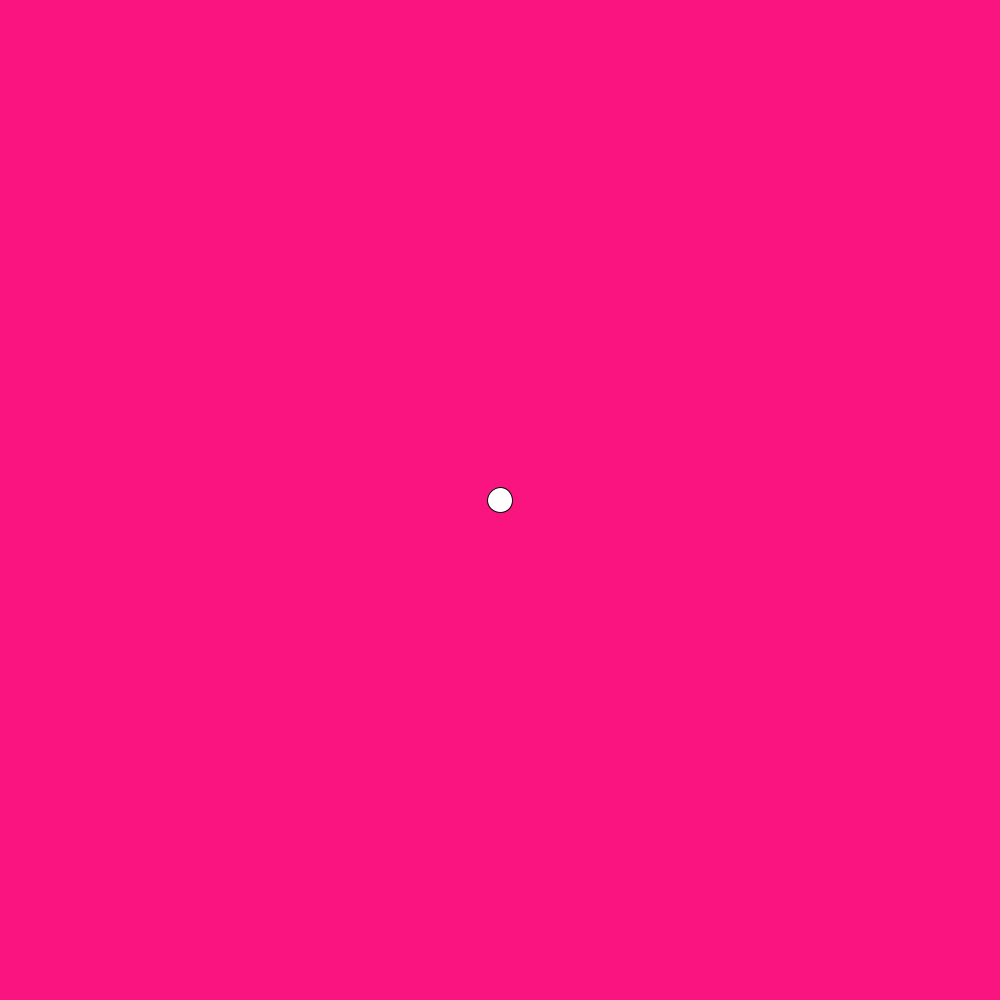
Frame 1 (no input)
Frame 60 (the mouse pressed at the canvas centre just before this capture): blank canvas, image omitted
Frame 120 (the mouse held since frame 60 and released just before this capture): blank canvas, image omitted

The Processing sketch that drew this single still picture (run headless with seeded random() and noise(); from frame 60 on, the mouse is pressed at the canvas centre):

// Processing sketch: CodingChallengeW3_Putrino
// ── CodingChallengeW3_Putrino.pde
// coding challenge - week 3
// art22 spring 2020
// author: gio putrino

float xPos, yPos; // position variales for geometry
float xVel, yVel; // velocity variables for geometry
float xDirection, yDirection; // direction variables for geometry
float xGravity, yGravity; // acceleration variables

void setup() {
  size(1000, 1000);
  xPos = width/2;
  yPos = height/2;

  xVel = 1.5;// velocity of xPos
  yVel = 1.5; // velocity of yPos
  xDirection = 1; // initial x direction 
  yDirection = 1; // initial y direction
  xGravity = 0; // initial x acceleration
  yGravity = .5; // initial y acceleration
}

void draw() {
render(); // call the 'render' function

update(); // call the 'update' function

boundaries(); // call the 'boundaries' function

change(); // call the 'change' function
}

// ── boundaries.pde
void boundaries(){
  if (xPos > width || xPos < 0) { // check if we are at the edge of our screen
    xDirection = xDirection * -1; // change direction to the other sign (+ to -, or - to +)
  }
  if (yPos > height || yPos < 0) { // check if we are at the edge of our screen
    yDirection = yDirection * -1; // change direction to the other sign (+ to -, or - to +)
  }
}

// ── change.pde
void change() {
  if (yPos < 300) { // if the y position of the ellipse is less than 300
    yGravity = -.5; // gravity will flip
  }

  if (yPos > 700) { // if the y position of the ellipse is greater than 800
    yGravity = .5; // gravity will flip back
  }
}

// ── render.pde
void render(){
  background (250, 20, 127);
  ellipse(xPos, yPos, 25, 25);
  noStroke();
}

// ── update.pde
void update(){
  xVel = xVel * xDirection; // make sure xVel is in the correct direction (right or left)
  xPos+=xVel; // add x velocity to our x position
  xVel+=xGravity; // add gravity to velocity

  yVel = yVel * yDirection; // make sure yVel is in the correct direction (up or down)
  yPos+=yVel; // add y velocity to our y position
  yVel+=yGravity; // add gravity to velocity
}
